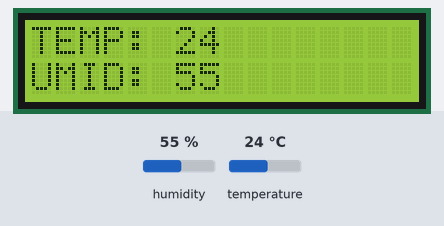
Simulated run of this sketch. Board: Arduino Uno, built with avr-gcc and run on an emulated ATmega328P. On the bench: 16×2 character LCD. The inputs (shaded band) are chosen by the test bench; at power-on: humidity 55 %, temperature 24 °C.

Above: at 2.7 s.
2.8 s: humidity set to 22 %
At 6.3 s:
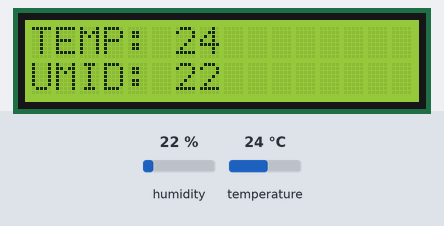
7.2 s: temperature set to 12 °C
At 9.9 s:
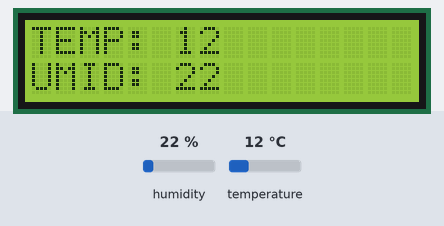
11.6 s: humidity set to 40 %
At 13.5 s:
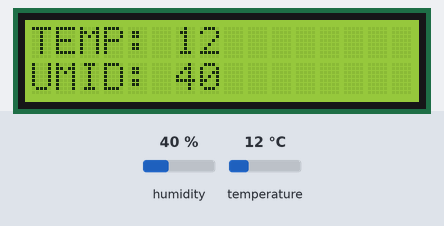
16.0 s: temperature set to 19 °C
At 19.6 s:
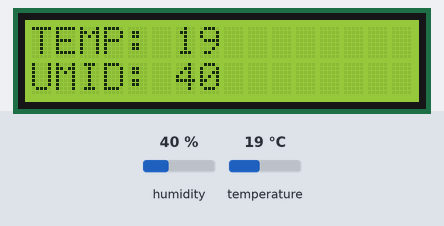
Timing chart, 0 to 21.1 s (numbered marks = the images above; inputs shaded):
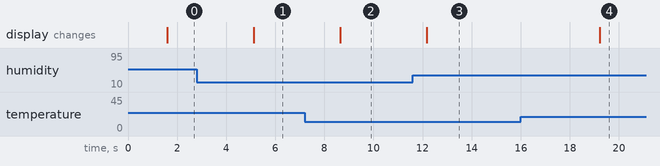

Measured:
- after the input at 2.8 s, the display: changes after 2.3 s (image 1)
- after the input at 7.2 s, the display: changes after 1.4 s (image 2)
- after the input at 11.6 s, the display: changes after 0.57 s (image 3)
- after the input at 16.0 s, the display: changes after 3.2 s (image 4)

The sketch:

SENS_TEMP.ino
```cpp
#include <SimpleDHT.h>
#include <LiquidCrystal.h>

const int rs = 12, en = 11, d4 = 5, d5 = 4, d6 = 3, d7 = 2;     //Inizializzo le variabili con i valori dei rispettivi PIN di Arduino
LiquidCrystal lcd(rs, en, d4, d5, d6, d7);

// for DHT11,
//      VCC: 5V or 3V
//      GND: GND
//      DATA: 2

#define DHTPIN 7      //Definisco il PIN di Arduino che riceve dati dal sensore
SimpleDHT11 dht11;    //Oggetto della classe SimpleDTH11

void setup() {
  lcd.begin(16,2);              //Comunico le dimensioni del display LCD
  lcd.print("Temp di oggi");
  delay(1500);
  lcd.clear();
}

void loop() {
  byte temp = 0;
  byte umid = 0;
  int err = SimpleDHTErrSuccess;
  if ((err = dht11.read(DHTPIN, &temp, &umid, NULL)) != SimpleDHTErrSuccess) {    //Lettura dei parametri rilevati dal sensore
    lcd.clear();
    lcd.print("Errore lettura");
    lcd.setCursor(0,1);
    lcd.print("Temperatura");
    delay(1000);
    lcd.clear();
    return;
  }

  lcd.setCursor(0,0);   //Cursore nel primo carattere della prima riga
  lcd.print("TEMP: ");
  lcd.print((int)temp); //Stampa del valore di temperatura misurato
  lcd.setCursor(0,1);
  lcd.print("UMID: ");
  lcd.print((int)umid); //Stampa del valore di umidità misurato


  delay(3500);          // Delay di 3,5 secondi
}
```
